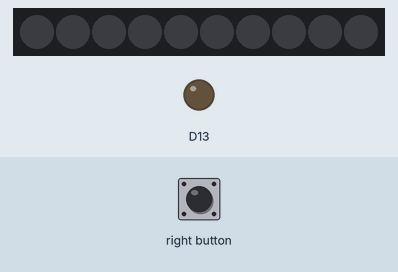
A sketch run on a simulated Adafruit Circuit Playground Express. Shown: 10 RGB LEDs in strip order, left to right, output pins drawn as LEDs (lit = HIGH). The test bench sets the inputs (shaded band). Dim RGB values are drawn brighter than linear.

Above: at 1.2 s.
1.3 s: right button pressed for 0.15 s
At 4.3 s:
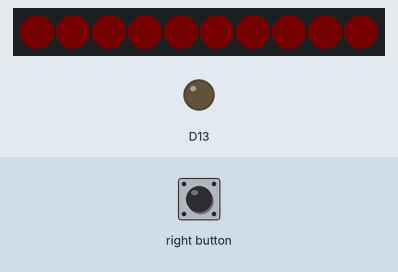
4.4 s: right button pressed for 3.2 s
At 7.81 s:
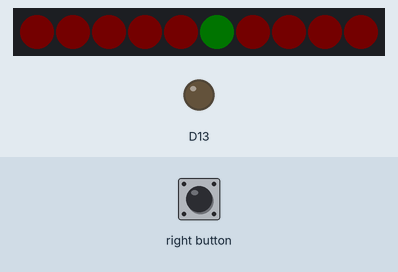
8.2 s: right button pressed for 1 s
At 9.68 s:
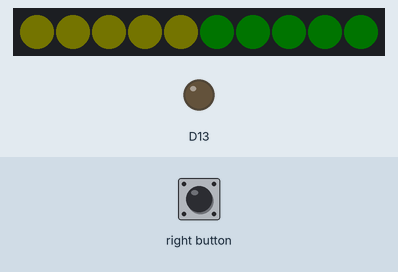
9.8 s: right button pressed for 0.15 s
At 10.18 s:
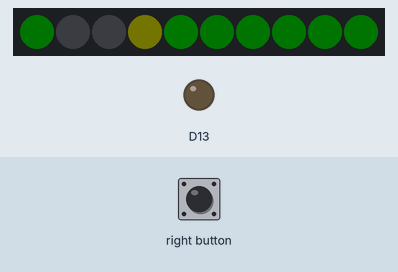
10.5 s: right button pressed for 1 s
At 10.63 s:
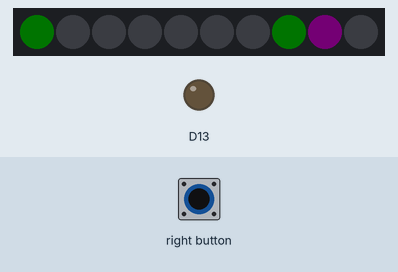
12.1 s: right button pressed for 0.15 s
At 12.8 s:
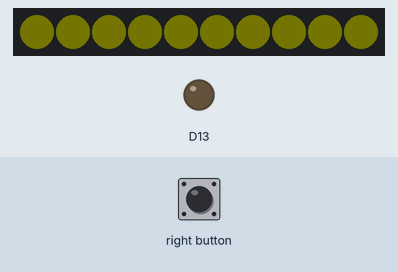

The sketch:

Test8__.ino
```cpp
#include <Adafruit_CircuitPlayground.h>
#define numPatterns 7

#define MyBrightness 30
#define CWoffset 2
#define CCWoffset 2
#define CW2offset 0
#define CCW2offset 0
#define MyR 5
#define MyG 5
#define MyB 5

float StepSize;
float StepHold;
#define numLED 10
#define IDLED (numLED - 1)
byte ColorMode = 0, i = 0, state1 = 1, state2 = 1;
float R = 0, G = 0, B = 0;
float r = 0, g = 0, b = 0;
uint32_t PastMillis;
uint32_t MyColor;

#define dbDelay 100
bool ButtonState = false;
uint32_t PrevBounceMillis;

void setup() {
  StepSize = MyBrightness*0.01;
  MyColor = CircuitPlayground.strip.Color(MyR, MyG, MyB);
  CircuitPlayground.begin();
  (StepSize >= 1 ? StepHold = StepSize - 1 : StepHold = 0);
  PastMillis = millis();
  PrevBounceMillis = millis();
}

void loop() {
  for (i = 0; i < numLED;) {
    Debounce();
    switch (ColorMode) {
      case 1:
        RunningBlend();
        break;
      case 2:
        RunningBlendRainbow();
        break;
      case 3:
        ColorSwirl();
        break;
      case 4:
        RunningColors();
        break;
      case 5:
        RunningLight();
        break;
      case 6:
        ConstBlend();
        break;
      case 7:
        CounterRunningLights();
        break;
      default:
        ConstLight();
        break;
    }
  }
}

void RunningBlend() {
  if (millis() - PastMillis > 90) {
    PastMillis = millis();
    FirstColor(StepSize*2);
    CircuitPlayground.strip.setPixelColor(i, R, G, B);
    CircuitPlayground.strip.show();
    i++;
  }
}

void RunningBlendRainbow() {
  if (millis() - PastMillis > 110) {
    PastMillis = millis();
    float RainbowStep = (MyBrightness*2.5)/numLED;
    FirstColor(RainbowStep);
    CircuitPlayground.strip.setPixelColor(i, R, G, B);
    CircuitPlayground.strip.show();
    i++;
  }
}

void ColorSwirl() {
  float rcStepSize = StepSize/150;
  FirstColor(rcStepSize);
  if (millis() - PastMillis > 30) {
    PastMillis = millis();
    CircuitPlayground.strip.setPixelColor(i, R, G, B);
    CircuitPlayground.strip.show();
    i++;
  }
}

void RunningColors() {
  FirstColor(StepSize);
  SecondColor(StepSize);
  if (millis() - PastMillis > 90) {
    PastMillis = millis();
    byte iPast, iMid, iLast;
    if (i == 0) iLast = IDLED - 2, iPast = IDLED - 1, iMid = IDLED;
    else if (i == 1) iLast = IDLED - 1, iPast = IDLED, iMid = 0;
    else if (i == 2) iLast = IDLED, iPast = 0, iMid = 1;
    else iLast = i - 3, iPast = i - 2, iMid = i - 1;
    CircuitPlayground.strip.setPixelColor(i, (R+r)/2, g, B);
    CircuitPlayground.strip.setPixelColor(iMid, R, (G+g)/2, b);
    CircuitPlayground.strip.setPixelColor(iPast, r, G, (B+b)/2);
    CircuitPlayground.strip.setPixelColor(iLast, 0, 0, 0);
    CircuitPlayground.strip.show();
    i++;
  }
}

void RunningLight () {
  if (millis() - PastMillis > 90) {
    PastMillis = millis();
    byte iPast, iMid;
    if (i == 0) iPast = 8, iMid = 9;
    else if (i == 1) iPast = 9, iMid = 0;
    else iPast = i - 2, iMid = i - 1;
    FirstColor(StepSize);
    CircuitPlayground.strip.setPixelColor(i, R, G, B);
    byte r = R / 3, g = G / 3, b = B / 3;
    CircuitPlayground.strip.setPixelColor(iMid, r, g, b);
    r = 0;
    g = 0;
    b = 0;
    CircuitPlayground.strip.setPixelColor(iPast, r, g, b);
    CircuitPlayground.strip.show();
    i++;
  }
}

void ConstBlend() {
  if (millis() - PastMillis > 8) {
    PastMillis = millis();
    float cbStepSize = StepSize/3;
    if (i == 0) FirstColor(cbStepSize);
    CircuitPlayground.strip.setPixelColor(i, R, G, B);
    CircuitPlayground.strip.show();
    i++;
  }
}

void CounterRunningLights() {
  if (millis() - PastMillis > 100) {
    PastMillis = millis();
    byte CWa, CWb, CCWa, CCWb, CWi = IDLED - i;;
    byte CW2a, CW2b, CCW2a, CCW2b;
    FirstColor(StepSize);
    SecondColor(StepSize);
/* ===== Clockwise Light 1 ===== */
    if (CWi < CWoffset) {
      CWa = CWi + (IDLED - CWoffset + 1);
    }
    else CWa = CWi - CWoffset;
    (CWa == IDLED ? CWb = 0 : CWb = CWa + 1);
    CircuitPlayground.strip.setPixelColor(CWa, R, G, B);
    CircuitPlayground.strip.setPixelColor(CWb, 0, 0, 0);

/* ===== Clockwise Light 2 ===== */
        if (CWi < CW2offset) {
          CW2a = CWi + (IDLED - CW2offset + 1);
        }
        else CW2a = CWi - CW2offset;
        (CW2a == IDLED ? CW2b = 0 : CW2b = CW2a + 1);
        CircuitPlayground.strip.setPixelColor(CW2a, R, G, B);
        CircuitPlayground.strip.setPixelColor(CW2b, 0, 0, 0);

/* ===== Counter Clockwise Light 1 ===== */
    if (i > IDLED - CCWoffset) {
      CCWa = i - (IDLED - CCWoffset + 1);
    }
    else CCWa = i + CCWoffset;
    (CCWa == 0 ? CCWb = IDLED : CCWb = CCWa - 1);
    CircuitPlayground.strip.setPixelColor(CCWa, r, g, b);
    CircuitPlayground.strip.setPixelColor(CCWb, 0, 0, 0);

/* ===== Counter Clockwise Light 2 ===== */
        if (i > IDLED - CCW2offset) {
          CCW2a = i - (IDLED - CCW2offset + 1);
        }
        else CCW2a = i + CCW2offset;
        (CCW2a == 0 ? CCW2b = IDLED : CCW2b = CCW2a - 1);
        CircuitPlayground.strip.setPixelColor(CCW2a, r, g, b);
        CircuitPlayground.strip.setPixelColor(CCW2b, 0, 0, 0);

/* ===== Overlapping Lights ===== */
    if (CCWb == CWa || CCW2b == CWa)
      CircuitPlayground.strip.setPixelColor(CWa, R, G, B);
    if (CCW2b == CW2a || CCWb == CW2a)
      CircuitPlayground.strip.setPixelColor(CW2a, R, G, B);
/**/
    i++;
    CircuitPlayground.strip.show();
  }
}

void ConstLight() {
  CircuitPlayground.strip.setPixelColor(i, MyColor);
  CircuitPlayground.strip.show();
  i++;
}

void Debounce() {
  if (!ButtonState) {
    if (CircuitPlayground.rightButton() == ButtonState) PrevBounceMillis = millis();
    if (millis() - PrevBounceMillis > dbDelay) ButtonState = true;
  }

  if (ButtonState) {
    if (CircuitPlayground.rightButton() == ButtonState) PrevBounceMillis = millis();
    if (millis() - PrevBounceMillis > dbDelay) {
      ButtonState = false;
      (ColorMode < numPatterns ? ColorMode++ : ColorMode = 0);
    }
  }
}

void FirstColor(float Step1) {
  if (state1 == 1) {
    (R < MyBrightness - StepHold ? R += Step1 : R = MyBrightness);
    (B > StepHold ? B -= Step1 : B = 0);
  }
  else if (state1 == 2) {
    (G < MyBrightness - StepHold ? G += Step1 : G = MyBrightness);
    (R > StepHold ? R -= Step1 : R = 0);
  }
  else if (state1 == 3) {
    (B < MyBrightness - StepHold ? B += Step1 : B = MyBrightness);
    (G > StepHold ? G -= Step1 : G = 0);
  }

  if ((R == MyBrightness && B == 0) ||
      (G == MyBrightness && R == 0) ||
      (B == MyBrightness && G == 0)) {
    (state1 < 3 ? state1++ : state1 = 1);
  }
}

void SecondColor(float Step2) {
  if (state2 == 1) {
    (r < MyBrightness - StepHold ? r += Step2 : r = MyBrightness);
    (b > StepHold ? b -= Step2 : b = 0);
  }
  else if (state2 == 2) {
    (g < MyBrightness - StepHold ? g += Step2 : g = MyBrightness);
    (r > StepHold ? r -= Step2 : r = 0);
  }
  else if (state2 == 3) {
    (b < MyBrightness - StepHold ? b += Step2 : b = MyBrightness);
    (g > StepHold ? g -= Step2 : g = 0);
  }

  if ((r == MyBrightness && b == 0) ||
      (g == MyBrightness && r == 0) ||
      (b == MyBrightness && g == 0)) {
    (state2 < 3 ? state2++ : state2 = 1);
  }
}
```

Measured:
- after the input at 1.3 s, the LEDs: first change after 2.2 s (image 1 shows a later state)
- after the input at 4.4 s, the LEDs: first differ from a run without the input after 3.4 s (image 2)
- after the input at 9.8 s, the LEDs: change after 0.34 s (image 4)
